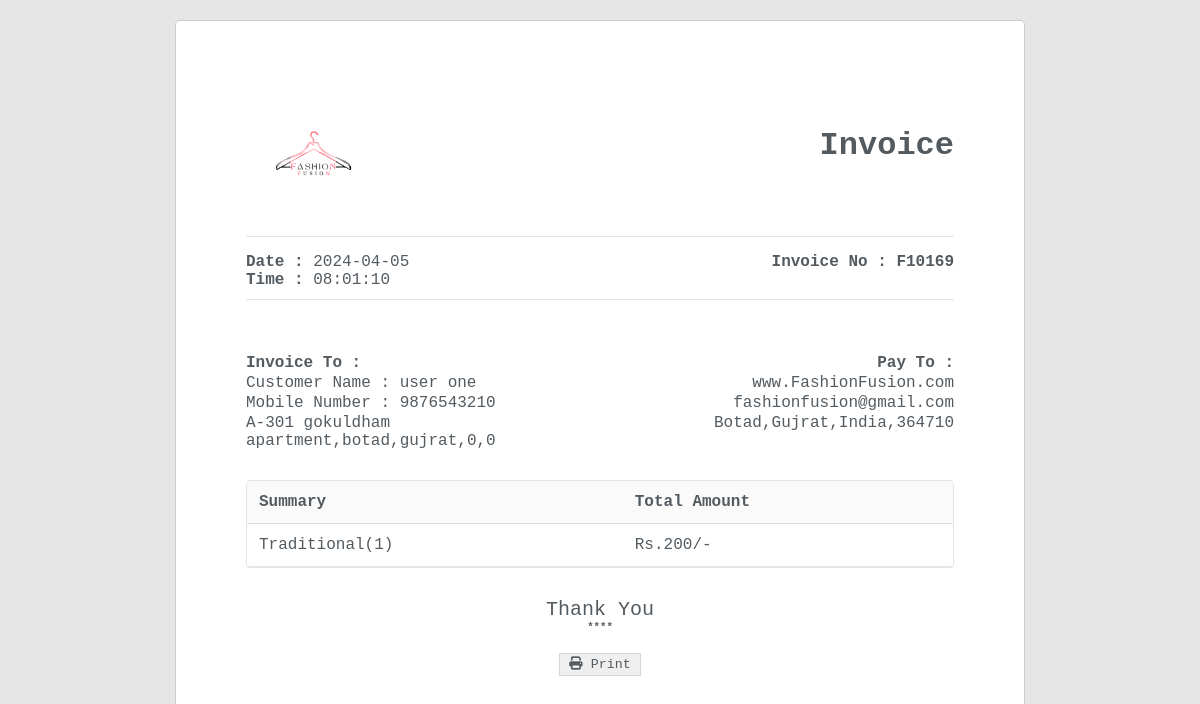
The app's page /userbill.php (signed in) with its own data.
### tables this page shows
CREATE TABLE `orders` (
  `order_id` int(11) NOT NULL,
  `items` varchar(255) DEFAULT NULL,
  `custname` varchar(255) DEFAULT NULL,
  `contactno` varchar(15) DEFAULT NULL,
  `email` varchar(255) DEFAULT NULL,
  `gender` varchar(255) DEFAULT NULL,
  `address` varchar(255) DEFAULT NULL,
  `city` varchar(100) DEFAULT NULL,
  `state` varchar(100) DEFAULT NULL,
  `country` int(100) DEFAULT NULL,
  `pincode` int(20) DEFAULT NULL,
  `payment` varchar(50) DEFAULT NULL,
  `status` varchar(50) DEFAULT 'pending',
  `order_date` date DEFAULT curdate(),
  `order_time` time DEFAULT curtime()
);

### userbill.php (the view, shortened to what this page needs)
<?php
@include 'include.php';
?>
<!DOCTYPE html>
<html>
    <head>
        <link rel="stylesheet" href="https://cdnjs.cloudflare.com/ajax/libs/font-awesome/6.2.1/css/all.min.css" />
        <link rel="stylesheet" href="css/userbill.css">
    </head>
    <body>
    <?php
         $user=$_SESSION['email'];
         $select_cart = mysqli_query($con, "SELECT * FROM `orders` where email='$user'");
         if(mysqli_num_rows($select_cart) > 0){
            while($fetch_cart = mysqli_fetch_assoc($select_cart)){
                $order_id =$fetch_cart['order_id'];
                $items =$fetch_cart['items'];
                $custname=$fetch_cart['custname'];
                $contactno=$fetch_cart['contactno'];
                $address=$fetch_cart['address'];
                $city=$fetch_cart['city'];
                $pincode=$fetch_cart['pincode'];
                $state=$fetch_cart['state'];
                $country=$fetch_cart['country'];
                $payment=$fetch_cart['payment'];
                $order_date=$fetch_cart['order_date'];
                $order_time=$fetch_cart['order_time'];
            }}
      ?>
        <div class = "invoice-wrapper" id = "print-area">
            <div class = "invoice">
                <div class = "invoice-container">
                    <div class = "invoice-head">
                        <div class = "invoice-head-top">
                            <div class = "invoice-head-top-left text-start">
                                <img src = "images/logo.png" width='120%'>
                            </div>
                            <div class = "invoice-head-top-right text-end">
                                <br><br>
                                <h1>Invoice</h1>
                            </div>
                        </div>
                        <div class = "hr"></div>
                        <div class = "invoice-head-middle">
                            <div class = "invoice-head-middle-left text-start">
                                <p><span class = "text-bold">Date : </span><?php echo$order_date;?></p>
                                <p><span class = "text-bold">Time : </span><?php echo$order_time;?></p>
                            </div>
                            <div class = "invoice-head-middle-right text-end">
                                <p><spanf class = "text-bold">Invoice No : </span>F101<?php echo$order_id;?></p>
                            </div>
                        </div>
                        <div class = "hr"></div>
                        <br><br>
                        <div class = "invoice-head-bottom">
                            <div class = "invoice-head-bottom-left">
                                <ul>
                                    <li class = 'text-bold'>Invoice To :</li>
                                    <li>Customer Name : <?php echo $custname;?></li>
                                    <li>Mobile Number : <?php echo $contactno;?></li>
                                    <li><?php echo $address. ','.$city. ','.$state. ','.$country. ','.$pincode;?></li>
                                </ul>
                            </div>
                            <div class = "invoice-head-bottom-right">
                                <ul class = "text-end">
                                    <li class = 'text-bold'>Pay To :</li>
                                    <li>www.FashionFusion.com</li>
                                    <li>fashionfusion@gmail.com</li>
                                    <li>Botad,Gujrat,India,364710</li>
                                </ul>
                            </div>
                        </div>
                    </div>
                    <div class = "overflow-view">
                    <br>
                        <div class = "invoice-body">
                            <table>
                                <thead>
                                    <tr>
                                        <td class = "text-bold">Summary</td>
                                        <td class = "text-bold">Total Amount</td>
                                    </tr>
                                </thead>
                                <tbody>
                                    <tr>
                                        <td><?php echo $items;?></td>
                                        <td><?php echo $payment;?></td>
                                    </tr>
                                </tbody>
                            </table>
                        </div>
                    </div>
                    <div class = "invoice-foot text-center">
                    <p><span class = "text-bold text-center"></span>Thank You <h6>****</h6></p>
                        <div class = "invoice-btns">
                            <button type = "button" class = "invoice-btn" onclick="printInvoice()">
                                <span>
                                    <i class="fa-solid fa-print"></i>
                                </span>
                                <span>Print</span>
                            </button>
                        </div>
                    </div>
                </div>
            </div>
        </div>
    </body>
</html>

### css/userbill.css (style rules this page uses)
*, *::after, *::before { padding: 0; margin: 0; box-sizing: border-box; }
ul { list-style-type: none; }
ul li { margin: 2px 0; }
.text-end { text-align: right; }
.text-center { text-align: center; }
.text-start { text-align: left; }
.text-bold { font-weight: 700; }
.hr { height: 1px; background-color: rgba(0, 0, 0, 0.1); }
body { font-family:'Courier New', Courier, monospace; color: #535b61; font-size: 16px; }
.invoice-wrapper { min-height: 100vh; background-color: rgba(0, 0, 0, 0.1); padding-top: 20px; padding-bottom: 20px; }
.invoice { max-width: 850px; margin-right: auto; margin-left: auto; background-color: #fff; padding: 70px; border: 1px solid rgba(0, 0, 0, 0.2); border-radius: 5px; min-height: 920px; }
.invoice-head-top-left img { width: 130px; }
.invoice-head-middle, .invoice-head-bottom { padding: 16px 0; }
.invoice-body { border: 1px solid rgba(0, 0, 0, 0.1); border-radius: 4px; overflow: hidden; }
.invoice-body table { border-collapse: collapse; border-radius: 4px; width: 100%; }
.invoice-body table td, .invoice-body table th { padding: 12px; }
.invoice-body table tr { border-bottom: 1px solid rgba(0, 0, 0, 0.1); }
.invoice-body table thead { background-color: rgba(0, 0, 0, 0.02); }
.invoice-foot { padding: 30px 0; }
.invoice-foot p { font-size: 20px; }
.invoice-btns { margin-top: 20px; display: flex; justify-content: center; }
.invoice-btn { padding: 3px 9px; color: #535b61; font-family: inherit; border: 1px solid rgba(0, 0, 0, 0.1); cursor: pointer; }
.invoice-head-top, .invoice-head-middle, .invoice-head-bottom { display: grid; grid-template-columns: repeat(2, 1fr); padding-bottom: 10px; }
.overflow-view { overflow-x: scroll; }
.invoice-body { min-width: 600px; }

### records on screen
orders: order_date "2024-04-05", order_time "08:01:10", order_id "69", custname "user one", contactno "9876543210", address "A-301 gokuldham apartment", city "botad", state "gujrat", country "0", pincode "0", items "Traditional(1)", payment "Rs.200/-"
